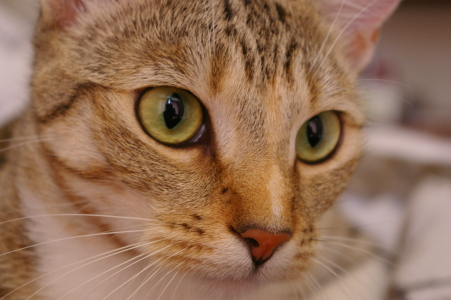
#> input picture skimage.data.chelsea(), 451 x 300 px
$ jupyter execute 00_images_are_arrays.ipynb   (shell and % lines are left out)
#> lines starting #> are read from the running program, lines starting #| are printed output that depends on the picture; after the words box and inside, x2 and y2 are one past the last pixel; in counts of white or black regions, pixels touching at a corner belong together
#> further down, cat is the input picture: shape (300, 451, 3); mean R, G, B 147.7, 111.4, 86.8
[cell 1]
import numpy as np

## <span class="exercize">Exercise: draw the letter H</span>

Define a function that takes as input an RGB image and a pair of coordinates (row, column), and returns a copy with a green letter H overlaid at those coordinates. The coordinates point to the top-left corner of the H.

The arms and strut of the H should have a width of 3 pixels, and the H itself should have a height of 24 pixels and width of 20 pixels.

Start with the following template:

[cell 2]
from skimage import img_as_float

def draw_H(image, coords, color=(0, 255, 0)):
#> called with coords = (50, -50), color = (0, 255, 0)
    out = image.copy()

    canvas = out[coords[0]:coords[0] + 24,
                 coords[1]:coords[1] + 20]

    canvas[:, :3] = color
#> canvas: shape (24, 20, 3); mean R, G, B 109, 126.3, 78.9
    canvas[:, -3:] = color
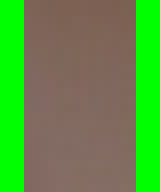
#> canvas: shape (24, 20, 3) (shown 8 times larger); mean R, G, B 89.9, 149.2, 65.2
    canvas[11:14] = color
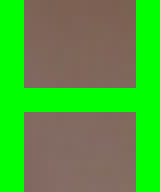
#> canvas: shape (24, 20, 3) (shown 8 times larger); 8.75% of pixels changed, all inside (x1, y1, x2, y2) = (3, 11, 17, 14)

    return out

Test your function like so:

[cell 3]
from skimage import data
import matplotlib.pyplot as plt

cat = data.chelsea()
cat_H = draw_H(cat, (50, -50))
plt.imshow(cat_H);

## <span class="exercize">Exercise: visualizing RGB channels</span>

Display the different color channels of the image along (each as a gray-scale image).  Start with the following template:

[cell 4]
# --- read in the image ---

image = plt.imread('../../images/Bells-Beach.jpg')
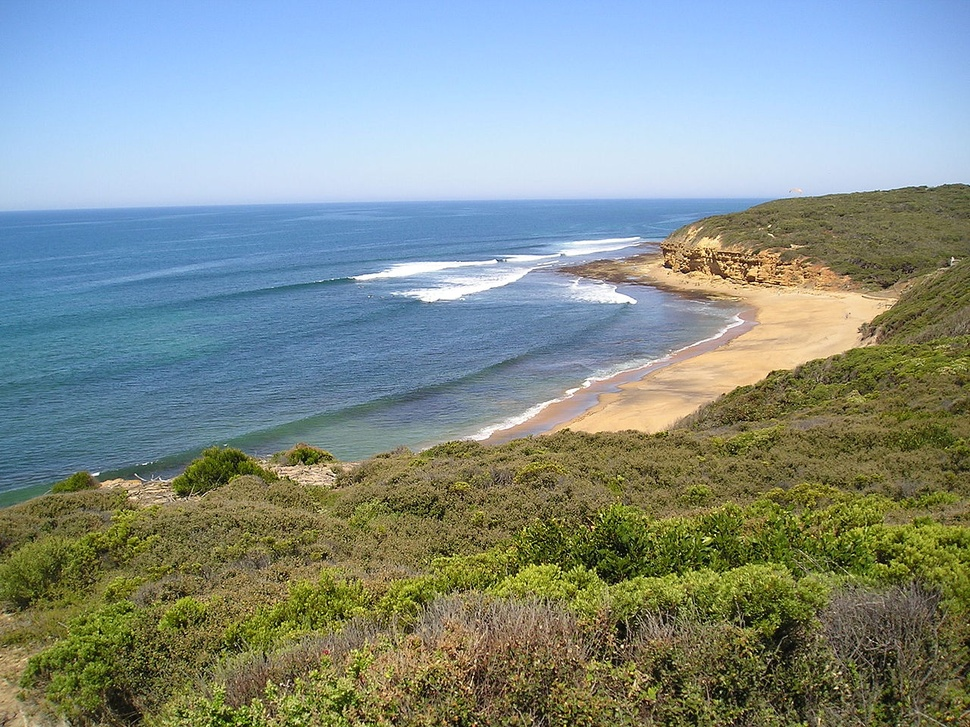
#> input picture images/Bells-Beach.jpg, 970 x 727 px, shrunk from 1280 x 960 before the run
#> image is the input picture: shape (727, 970, 3); mean R, G, B 131.7, 145.1, 139.8

# --- assign each color channel to a different variable ---

r = image[..., 0]
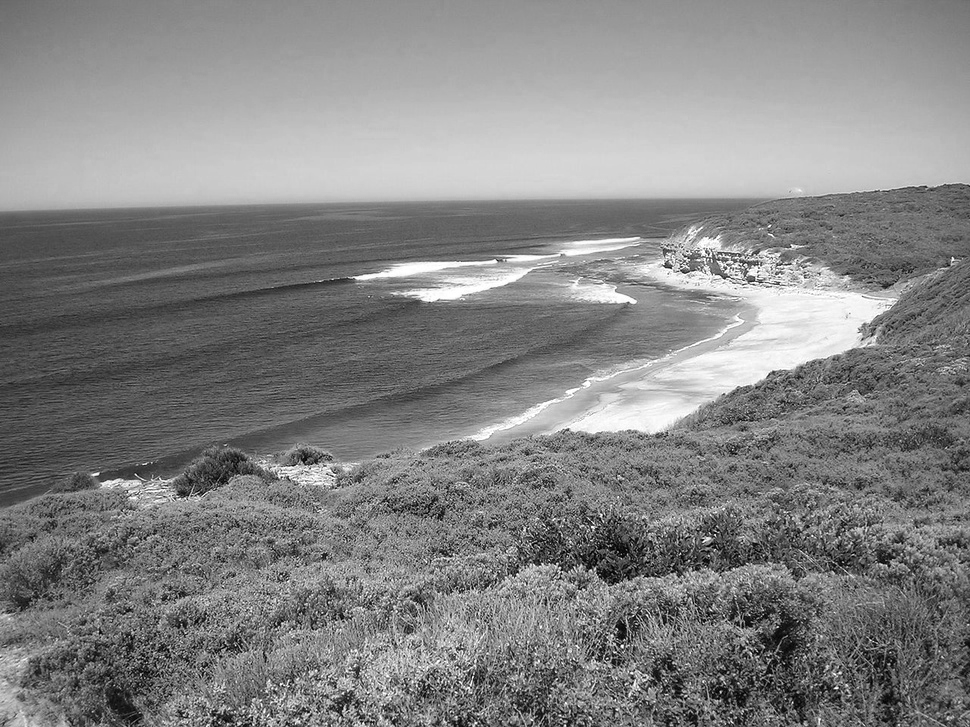
#> r: shape (727, 970); min 0, max 255, mean 131.7
g = image[..., 1]
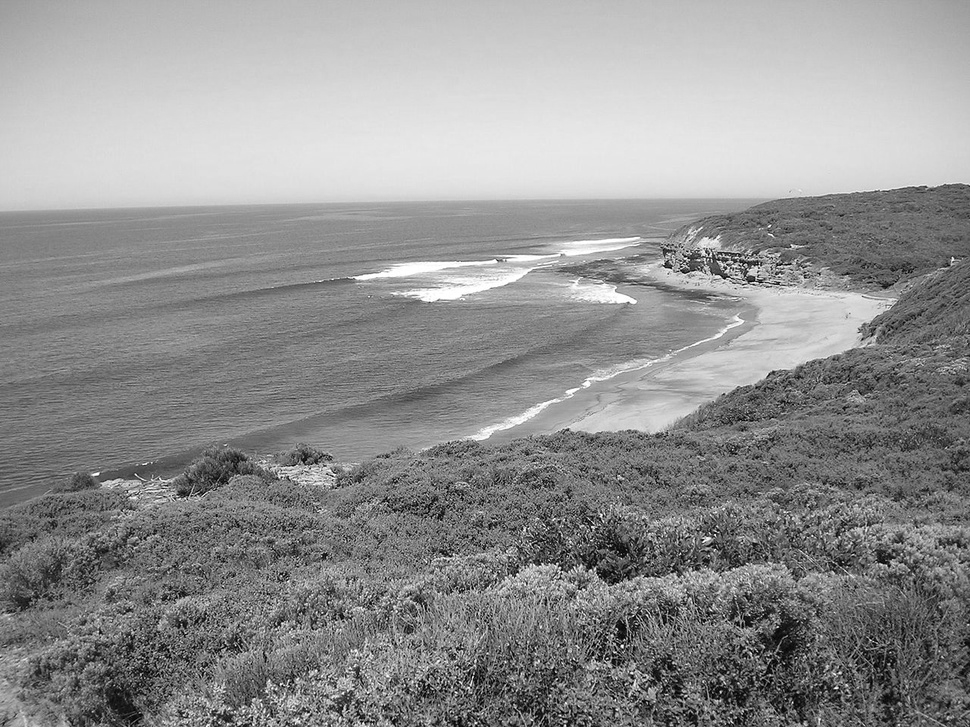
#> g: shape (727, 970); min 0, max 255, mean 145.1
b = image[..., 2]
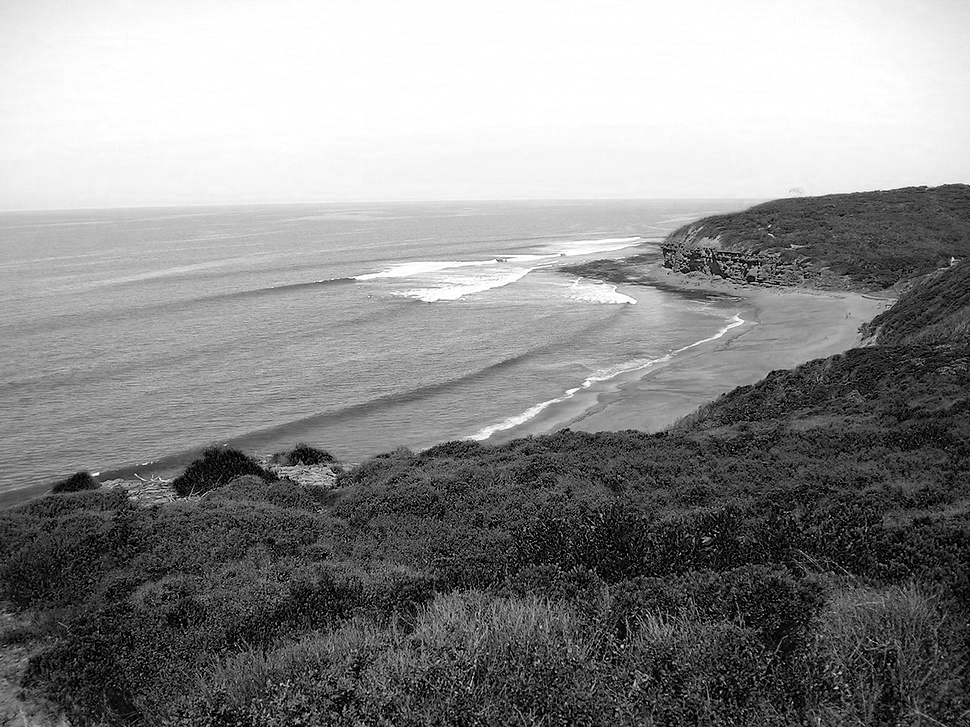
#> b: shape (727, 970); min 0, max 255, mean 139.8

# --- display the image and r, g, b channels ---

f, axes = plt.subplots(1, 4, figsize=(16, 5))

for ax in axes:
    ax.axis('off')

(ax_r, ax_g, ax_b, ax_color) = axes

ax_r.imshow(r, cmap='gray')
ax_r.set_title('red channel')

ax_g.imshow(g, cmap='gray')
ax_g.set_title('green channel')

ax_b.imshow(b, cmap='gray')
ax_b.set_title('blue channel')

# --- Here, we stack the R, G, and B layers again
#     to form a color image ---
ax_color.imshow(np.stack([r, g, b], axis=2))
ax_color.set_title('all channels');

Now, take a look at the following R, G, and B channels.  How would their combination look? (Write some code to confirm your intuition.)

[cell 5]
from skimage import draw

red = np.zeros((300, 300))
green = np.zeros((300, 300))
blue = np.zeros((300, 300))

r, c = draw.disk(center=(100, 100), radius=100)
red[r, c] = 1

r, c = draw.disk(center=(100, 200), radius=100)
green[r, c] = 1

r, c = draw.disk(center=(200, 150), radius=100)
blue[r, c] = 1

f, axes = plt.subplots(1, 3)
for (ax, channel) in zip(axes, [red, green, blue]):
    ax.imshow(channel, cmap='gray')
    ax.axis('off')
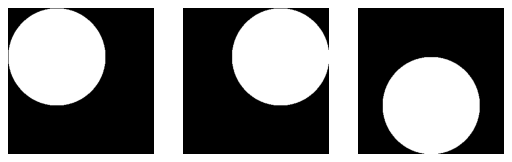
#> figure drawn by matplotlib, 3 panels

[cell 6]
plt.imshow(np.stack([red, green, blue], axis=2));
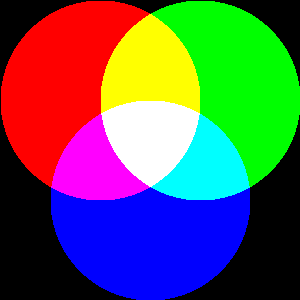
#> shown: shape (300, 300, 3) float64; mean R, G, B 0.349, 0.349, 0.349

## Exercise: Convert to grayscale ("black and white")

The *relative luminance* of an image is the intensity of light coming from each point. Different colors contribute differently to the luminance: it's very hard to have a bright, pure blue, for example. So, starting from an RGB image, the luminance is given by:

$$
Y = 0.2126R + 0.7152G + 0.0722B
$$

Use Python 3.5's matrix multiplication, `@`, to convert an RGB image to a grayscale luminance image according to the formula above.

Compare your results to that obtained with `skimage.color.rgb2gray`.

Change the coefficients to 1/3 (i.e., take the mean of the red, green, and blue channels, to see how that approach compares with `rgb2gray`).

[cell 7]
from skimage import io, color, img_as_float

image = img_as_float(io.imread('../../images/balloon.jpg'))
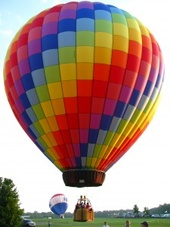
#> input picture images/balloon.jpg, 170 x 227 px, shrunk from 225 x 300 before the run
#> image: shape (227, 170, 3) float64

gray = color.rgb2gray(image)
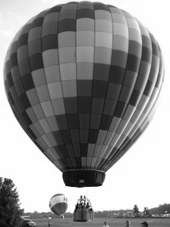
#> gray: shape (227, 170) float64; min 0.0184, max 1, mean 0.572
my_gray = image @ [0.2126, 0.7152, 0.0722]

# --- display the results ---

f, (ax0, ax1) = plt.subplots(1, 2, figsize=(10, 6))

ax0.imshow(gray, cmap='gray')
ax0.set_title('skimage.color.rgb2gray')

ax1.imshow(my_gray, cmap='gray')
ax1.set_title('my rgb2gray');

[cell 8]
# Let's calculate the mean intensity error, as compared to
# scikit-image's color.rgb2gray

import numpy as np
np.mean(np.abs(gray - my_gray))
#> Out = 2.17e-05
